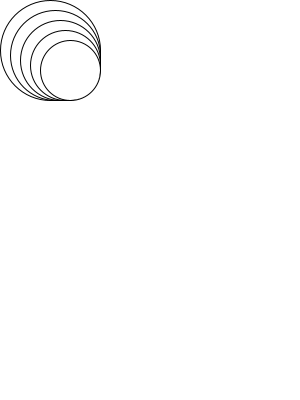
Frame 1 (no input)
Frame 60 (the mouse pressed at the canvas centre just before this capture): identical to frame 1, image omitted
Frame 120 (the mouse held since frame 60 and released just before this capture): identical to frame 1, image omitted

The Processing sketch that drew this single still picture (run headless with seeded random() and noise(); from frame 60 on, the mouse is pressed at the canvas centre):

// Processing sketch: h09_Methodes_en_Functies_9_6
// ── h09_Methodes_en_Functies_9_6.pde
void setup(){
  size(300,400);
}

void draw(){
  background(255,255,255);
  
  int sizeC = 100;
  for(int i = 0; i < 5; i++){
  ellipse(100 - sizeC/2, 100 - sizeC/2, sizeC,sizeC);
  sizeC-=10;
}
}
